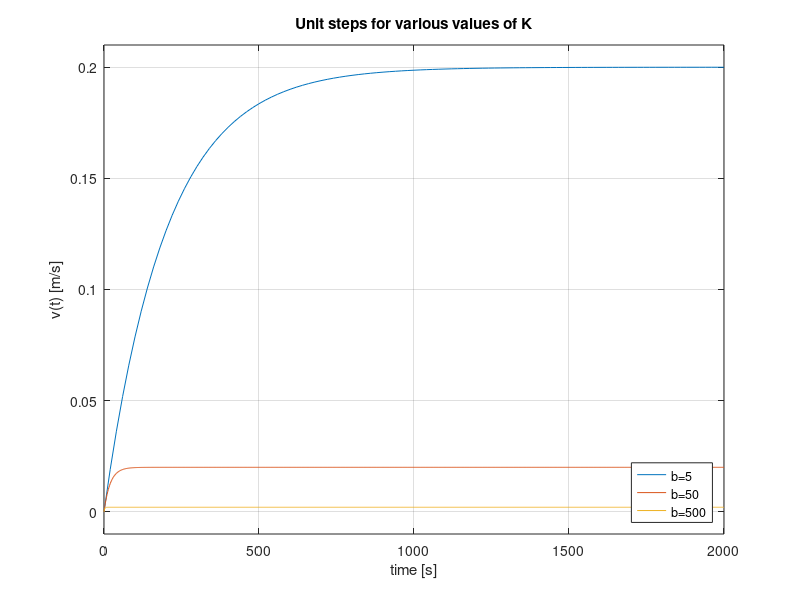

This chart was generated by the following MATLAB code:
if exist('OCTAVE_VERSION', 'builtin')
    pkg load control;
end

m = 1000;

b1 = 5;
A1 = -b1/m;

B = 1/m;
C = 1;
D = 0;

cruise_1 = ss(A1,B,C,D);

b2 = 50;
A2 = -b2/m;
cruise_2 = ss(A2,B,C,D);

b3 = 500;
A3 = -b3/m;
cruise_3 = ss(A3,B,C,D);

figure;
hold on;
step(cruise_1, cruise_2, cruise_3)
xlabel('time [s]');
ylabel('v(t) [m/s]');
title('Unit steps for various values of K');
legend('b=5', 'b=50', 'b=500', 'location', 'southeast');
hold off;
